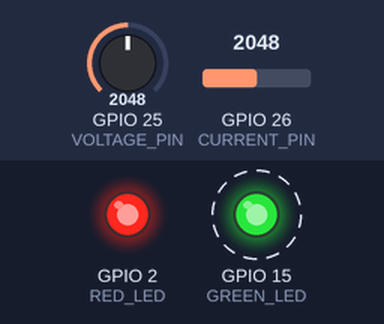
A sketch run on a simulated ESP32. Parts: output pins drawn as LEDs (lit = HIGH). Dashed ring = blinking. The inputs (shaded band) are chosen by the test bench; at power-on: GPIO 25 (VOLTAGE_PIN) = 2048, GPIO 26 (CURRENT_PIN) = 2048. What the sketch prints to the serial monitor is not drawn.

Above: at 0.2 s.
At 2.2 s:
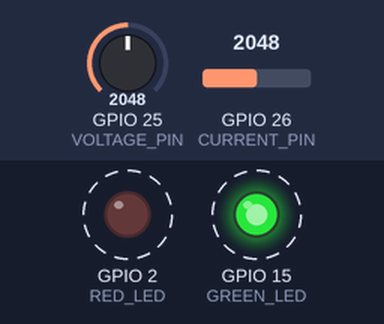
Timing chart, 0 to 3.0 s (numbered marks = the images above):
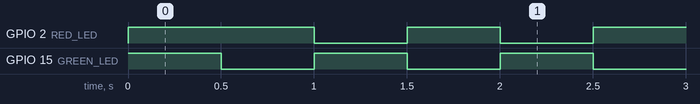

Measured:
- by itself, GPIO 2 (RED_LED), GPIO 15 (GREEN_LED): alternates HIGH for 0.50 s and LOW for 0.50 s

The sketch:

ESP-32-LFR.ino
```cpp
#include <SD.h>
#include <SPI.h>

// Hardware Pins
#define VOLTAGE_PIN 25    // Voltage sensor
#define CURRENT_PIN 26    // Current sensor
#define RED_LED 2         // Status LED
#define GREEN_LED 15      // Status LED
#define CS_PIN 5          // SD card chip select

// UART Communication
#define NANO_RX 16        // GPIO16 (RX2)
#define NANO_TX 17        // GPIO17 (TX2)
HardwareSerial NanoSerial(2);  // Using UART2

// System Variables
bool obstacleDetected = false;
unsigned long lastObstacleTime = 0;

void setup() {
  // Initialize serial ports
  Serial.begin(115200);     // For debugging
  NanoSerial.begin(115200, SERIAL_8N1, NANO_RX, NANO_TX);  // Communication with Nano

  // Initialize LEDs
  pinMode(RED_LED, OUTPUT);
  pinMode(GREEN_LED, OUTPUT);
  digitalWrite(GREEN_LED, HIGH);
  digitalWrite(RED_LED, HIGH);


  // Initialize SD card
 /* if (!SD.begin(CS_PIN)) {
    Serial.println("SD Card Mount Failed!");
    while(1);  // Halt if SD card fails
  }
  Serial.println("System Ready");*/
}

void loop() {

  Serial.print("Sytem has been started");
  //  Read power sensors
  float voltage = readVoltage();
  float current = readCurrent();

  updateLEDs();
  delay(10);  // Small delay to prevent watchdog triggers
}

float readVoltage() {
  // Adjust scaling factor according to your voltage divider
  return analogRead(VOLTAGE_PIN) * (12.6 / 4095.0);  // 12.6V max for 3.3V output
}
float readCurrent() {
  // ACS712 calibration (adjust for your specific sensor)
  return (analogRead(CURRENT_PIN) - 1850) * 0.0264;  // 1850 = zero point, 0.0264 = mV per A
}


void logSensorData(String nanoData, float voltage, float current) {
  File dataFile = SD.open("/datalog.txt", FILE_APPEND);

  if (dataFile) {
    // Timestamp
    dataFile.print(millis());
    dataFile.print("ms, ");

    // Power data
    dataFile.print("V:");
    dataFile.print(voltage, 2);
    dataFile.print("V, I:");
    dataFile.print(current, 2);
    dataFile.print("A, ");

    // Nano sensor data
    dataFile.println(nanoData);

    dataFile.close();
  } else {
    Serial.println("Error writing to SD card!");
  }
}

void updateLEDs() {
  static unsigned long lastToggle = 0;
  static bool ledState = false;

  // Toggle every 500ms (0.5 seconds)
  if (millis() - lastToggle >= 500) {
    lastToggle = millis();
    ledState = !ledState; // Toggle the state

    // Alternate the LEDs
    digitalWrite(RED_LED, ledState);
    digitalWrite(GREEN_LED, !ledState);

    // Optional: Send status to Nano (remove if not needed)
    if (ledState) {
      NanoSerial.println("LED_RED");
    } else {
      NanoSerial.println("LED_GREEN");
    }

    // Debug output
    Serial.print("LED State - RED: ");
    Serial.print(ledState ? "ON" : "OFF");
    Serial.print(" | GREEN: ");
    Serial.println(!ledState ? "ON" : "OFF");
  }
}
```
